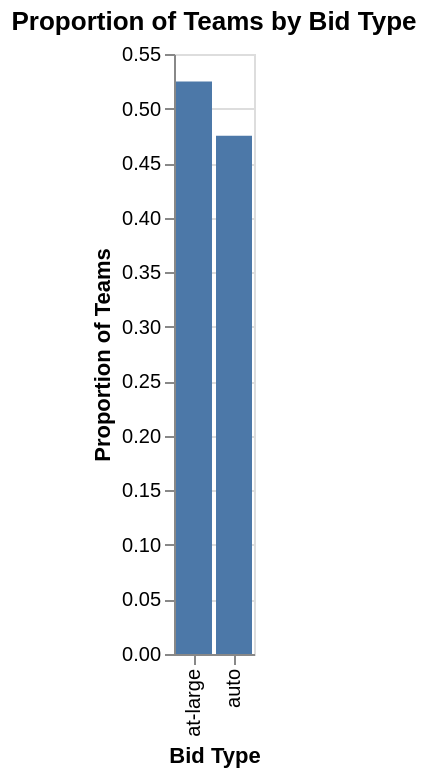

The notebook cell this image was saved under:
### Code cell
props = (tidy_data["bid"].value_counts(normalize=True)
         .rename_axis("bid").reset_index(name="proportion"))
alt.Chart(props).mark_bar().encode(
    alt.X("bid:N", title="Bid Type"),
    alt.Y("proportion:Q", title="Proportion of Teams")
).properties(title="Proportion of Teams by Bid Type")

### Figure 1 — Vega-Lite specification as saved in the notebook (floating-point values rounded to 4 significant figures)
{"config": {"view": {"continuousWidth": 300, "continuousHeight": 300}}, "data": {"name": "data-bff2cca05da6e2e41fce94a06cdc0a0f"}, "mark": {"type": "bar"}, "encoding": {"x": {"field": "bid", "title": "Bid Type", "type": "nominal"}, "y": {"field": "proportion", "title": "Proportion of Teams", "type": "quantitative"}}, "title": "Proportion of Teams by Bid Type", "$schema": "https://vega.github.io/schema/vega-lite/v5.20.1.json", "datasets": {"data-bff2cca05da6e2e41fce94a06cdc0a0f": [{"bid": "at-large", "proportion": 0.5249}, {"bid": "auto", "proportion": 0.4751}]}}
